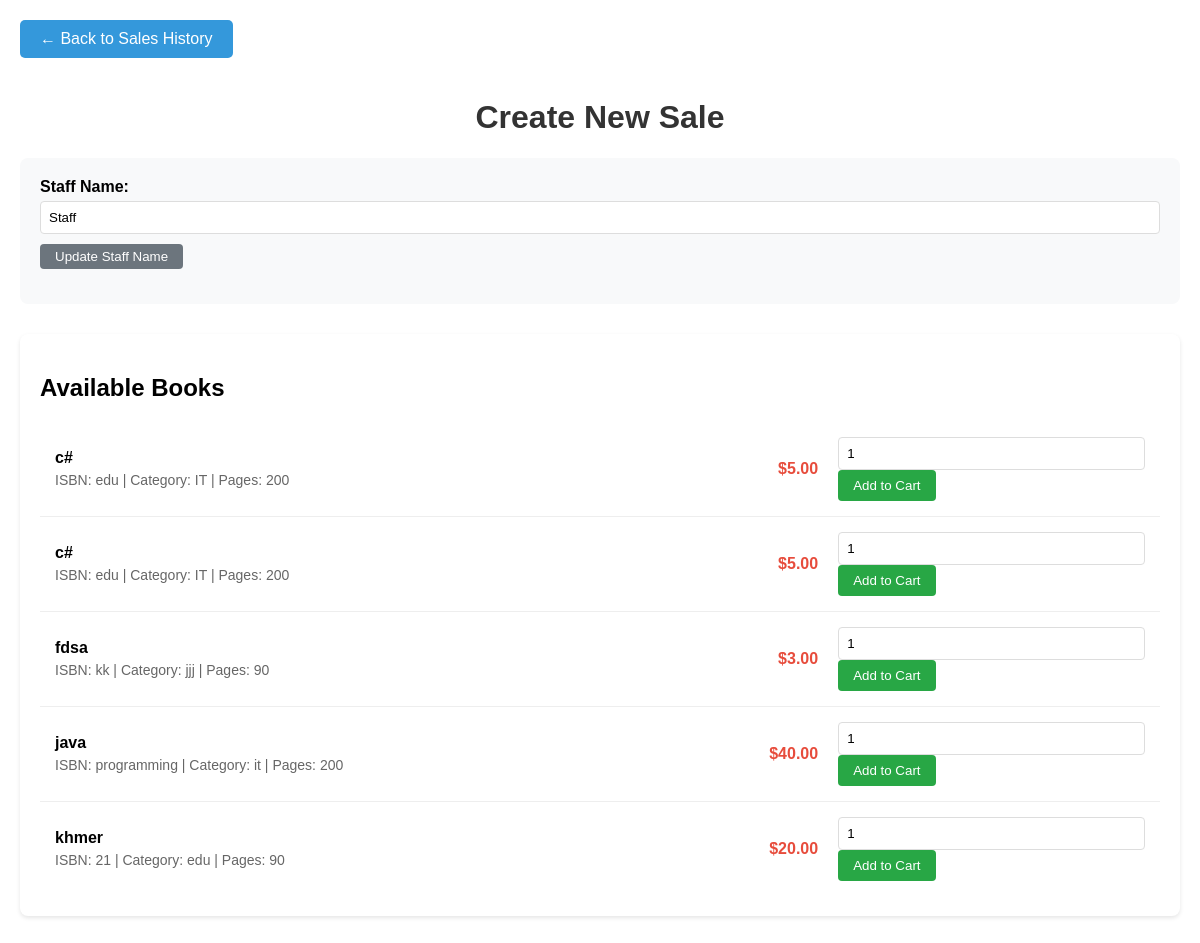
The app's page /create_sale.php (signed in) with its own data.
### tables this page shows
CREATE TABLE `books` (
  `book_id` int(11) NOT NULL,
  `title` varchar(255) DEFAULT 'NOT NULL',
  `isbn` varchar(25) NOT NULL,
  `category` varchar(30) NOT NULL,
  `page_number` smallint(6) NOT NULL,
  `unit_price` decimal(6,2) NOT NULL,
  `is_deleted` tinyint(1) NOT NULL DEFAULT 0,
  `created_at` timestamp NOT NULL DEFAULT current_timestamp(),
  `updated_at` timestamp NOT NULL DEFAULT current_timestamp() ON UPDATE current_timestamp()
);

### create_sale.php (the view, shortened to what this page needs)
<?php
include 'ConnDB.php';
$books_result = $conn->query("SELECT * FROM books WHERE is_deleted = 0 ORDER BY title");
?>
<!DOCTYPE html>
<html lang="en">
<head>
</head>
<body>
    <a href="sales_history.php" class="back-link">← Back to Sales History</a>
    <h1>Create New Sale</h1>
    <div class="sale-form">
        <form method="POST" action="">
            <div class="form-group">
                <label for="staff_name">Staff Name:</label>
                <input type="text" id="staff_name" name="staff_name" value="<?php echo isset($_SESSION['staff_name']) ? htmlspecialchars($_SESSION['staff_name']) : 'Staff'; ?>" required>
                <button type="submit" name="update_staff" style="margin-top: 10px; padding: 5px 15px; background-color: #6c757d; color: white; border: none; border-radius: 4px; cursor: pointer;">Update Staff Name</button>
            </div>
        </form>
    </div>
    <div class="book-selection">
        <h2>Available Books</h2>
        <?php if ($books_result->num_rows > 0): ?>
            <?php while ($book = $books_result->fetch_assoc()): ?>
                <div class="book-item">
                    <div class="book-info">
                        <div class="book-title"><?php echo htmlspecialchars($book['title']); ?></div>
                        <div class="book-details">
                            ISBN: <?php echo htmlspecialchars($book['isbn']); ?> |
                            Category: <?php echo htmlspecialchars($book['category']); ?> |
                            Pages: <?php echo htmlspecialchars($book['page_number']); ?>
                        </div>
                    </div>
                    <div class="book-price">$<?php echo number_format($book['unit_price'], 2); ?></div>
                    <form method="POST" action="" style="display: inline;">
                        <input type="number" name="quantity" class="quantity-input" min="1" value="1" required>
                        <button type="submit" name="add_to_cart" class="add-btn">Add to Cart</button>
                    </form>
                </div>
            <?php endwhile; ?>
        <?php else: ?>
            <p>No books available in inventory.</p>
        <?php endif; ?>
    </div>
</body>
</html>

### create_sale.php (style rules this page uses)
body { font-family: Arial, sans-serif; max-width: 1200px; margin: 0 auto; padding: 20px; }
h1 { color: #333; text-align: center; }
.back-link { display: inline-block; background-color: #3498db; color: white; padding: 10px 20px; text-decoration: none; border-radius: 5px; margin-bottom: 20px; }
.sale-form { background-color: #f8f9fa; padding: 20px; border-radius: 8px; margin-bottom: 30px; }
.form-group { margin-bottom: 15px; }
label { display: block; margin-bottom: 5px; font-weight: bold; }
input[type="text"], input[type="number"], select { width: 100%; padding: 8px; border: 1px solid #ddd; border-radius: 4px; box-sizing: border-box; }
.book-selection { background-color: white; padding: 20px; border-radius: 8px; margin-bottom: 20px; box-shadow: 0 2px 4px rgba(0,0,0,0.1); }
.book-item { display: flex; align-items: center; padding: 15px; border-bottom: 1px solid #eee; }
.book-item:last-child { border-bottom: none; }
.book-info { flex: 1; }
.book-title { font-weight: bold; margin-bottom: 5px; }
.book-details { color: #666; font-size: 14px; }
.book-price { font-weight: bold; color: #e74c3c; margin-right: 20px; }
.quantity-input { width: 80px; padding: 5px; margin-right: 10px; border: 1px solid #ddd; border-radius: 4px; }
.add-btn { background-color: #28a745; color: white; border: none; padding: 8px 15px; border-radius: 4px; cursor: pointer; }

### records on screen
books: title "c#", isbn "edu", category "IT", page_number "200", unit_price "5.00"
books: title "c#", isbn "edu", category "IT", page_number "200", unit_price "5.00"
books: title "fdsa", isbn "kk", category "jjj", page_number "90", unit_price "3.00"
books: title "java", isbn "programming", category "it", page_number "200", unit_price "40.00"
books: title "khmer", isbn "21", category "edu", page_number "90", unit_price "20.00"
